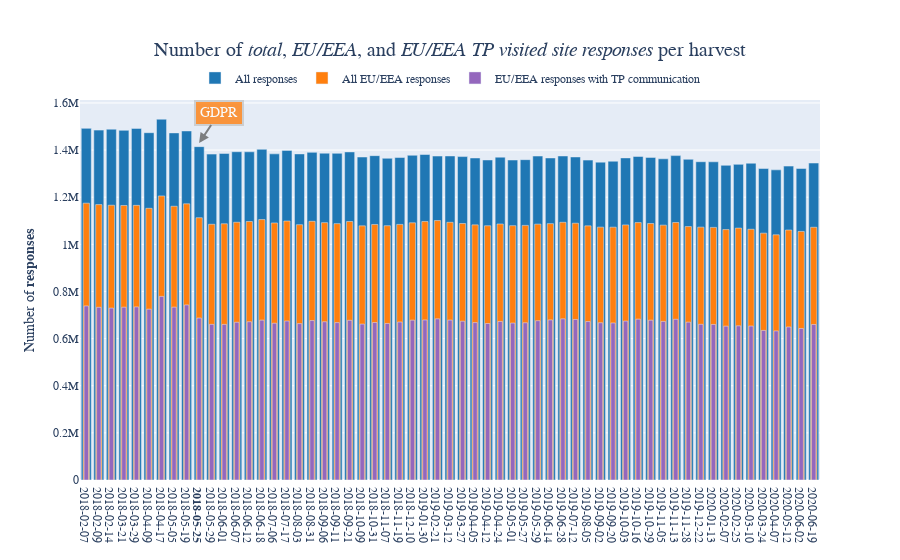

Notebook cell for this chart:
### Code cell
# Choose a color palette
colors = ['#1F77B4', '#FF7F0E', '#9467BD']
palette = cycle(colors)

# Initialie figure
fig = go.Figure()

# Add traces
fig.add_trace(
    go.Bar(name='All responses',
           x=df_dates['date'],
           y=df_res['total_res'],
           marker_color=next(palette)
          )
)

fig.add_trace(
    go.Bar(name='All EU/EEA responses',
           x=df_dates['date'],
           y=df_res['total_res_EU'],
           width=0.5,
           marker_color=next(palette)
          )
)

fig.add_trace(
    go.Bar(name='EU/EEA responses with TP communication',
           x=df_dates['date'],
           y=df_res['total_res_EU_FT_TP'],
           width=0.35,
           marker_color=next(palette)
          )
)

# Make x-axis categorical
fig.update_xaxes(type='category')

# Use date values from DF for x-axis 
fig.update_xaxes(tickvals=df_dates['date'])

# Set the mode
fig.update_layout(barmode='overlay')

# Set y-axis title
fig.update_yaxes(title_text="Number of <b>responses</b>")

# Add centered figure title, set the legent and font
fig.update_layout(
    title=
    {
       'text': "Number of <i>total</i>, <i>EU/EEA</i>, and <i>EU/EEA TP visited site responses</i> per harvest<br>",
       'y':0.9,
        'x':0.5,
        'xanchor': 'center',
        'yanchor': 'top',
        'font':dict(size=20)},
    font=dict(
        family="Courier New, monospace",
    ),
)

# Add annotation
fig.add_annotation(
        x=9,
        y=1430000,
        xref="x",
        yref="y",
        text="GDPR",
        showarrow=True,
        font=dict(
            family="Courier New, monospace",
            size=14,
            color="#ffffff"
            ),
        align="center",
        arrowhead=2,
        arrowsize=1,
        arrowwidth=2,
        arrowcolor="#636363",
        ax=20,
        ay=-30,
        bordercolor="#c7c7c7",
        borderwidth=2,
        borderpad=4,
        bgcolor="#ff7f0e",
        opacity=0.8
        )

# Change legend location
fig.update_layout(
    legend=dict(
        orientation="h",
        yanchor="bottom",
        y=1.02,
        xanchor="center",
        x=0.5
    ),
)

# Set plot size - Use when also exporting
#fig.update_layout(
#    autosize=False,
#    width=1100,
#    height=600,
#    )

# Plot 
iplot(fig)

### Figure 1 — Plotly figure (JSON) as saved in the notebook; plotly's stock layout.template omitted (floating-point values rounded to 4 significant figures)
{"data": [{"marker": {"color": "#1F77B4"}, "name": "All responses", "type": "bar", "x": ["2018-02-07", "2018-02-09", "2018-02-14", "2018-03-21", "2018-03-29", "2018-04-09", "2018-04-17", "2018-05-05", "2018-05-19", "<b>2018-05-25</b>", "2018-05-29", "2018-06-01", "2018-06-07", "2018-06-12", "2018-06-18", "2018-07-06", "2018-07-17", "2018-08-03", "2018-08-31", "2018-09-06", "2018-09-11", "2018-09-21", "2018-10-09", "2018-10-31", "2018-11-07", "2018-11-19", "2018-12-10", "2019-01-30", "2019-02-21", "2019-03-12", "2019-03-27", "2019-04-05", "2019-04-12", "2019-04-24", "2019-05-01", "2019-05-27", "2019-05-29", "2019-06-14", "2019-06-28", "2019-07-12", "2019-08-05", "2019-09-02", "2019-09-20", "2019-10-03", "2019-10-16", "2019-10-29", "2019-11-05", "2019-11-13", "2019-11-28", "2019-12-22", "2020-01-13", "2020-02-07", "2020-02-25", "2020-03-10", "2020-03-24", "2020-04-07", "2020-05-12", "2020-06-02", "2020-06-19"], "y": [1492074, 1484670, 1488655, 1483718, 1491943, 1473748, 1530985, 1472908, 1481142, 1414568, 1382878, 1385625, 1392984, 1392653, 1403177, 1383940, 1398628, 1383714, 1390329, 1386814, 1386215, 1392207, 1370576, 1376305, 1365131, 1368327, 1377895, 1381190, 1374651, 1375015, 1372343, 1366416, 1358048, 1369926, 1357834, 1359269, 1374662, 1366578, 1374978, 1370860, 1357426, 1348835, 1352740, 1366764, 1372900, 1368843, 1362963, 1376458, 1360876, 1350507, 1350213, 1335300, 1339404, 1344188, 1321651, 1316053, 1331963, 1321845, 1345069]}, {"marker": {"color": "#FF7F0E"}, "name": "All EU/EEA responses", "type": "bar", "width": 0.5, "x": ["2018-02-07", "2018-02-09", "2018-02-14", "2018-03-21", "2018-03-29", "2018-04-09", "2018-04-17", "2018-05-05", "2018-05-19", "<b>2018-05-25</b>", "2018-05-29", "2018-06-01", "2018-06-07", "2018-06-12", "2018-06-18", "2018-07-06", "2018-07-17", "2018-08-03", "2018-08-31", "2018-09-06", "2018-09-11", "2018-09-21", "2018-10-09", "2018-10-31", "2018-11-07", "2018-11-19", "2018-12-10", "2019-01-30", "2019-02-21", "2019-03-12", "2019-03-27", "2019-04-05", "2019-04-12", "2019-04-24", "2019-05-01", "2019-05-27", "2019-05-29", "2019-06-14", "2019-06-28", "2019-07-12", "2019-08-05", "2019-09-02", "2019-09-20", "2019-10-03", "2019-10-16", "2019-10-29", "2019-11-05", "2019-11-13", "2019-11-28", "2019-12-22", "2020-01-13", "2020-02-07", "2020-02-25", "2020-03-10", "2020-03-24", "2020-04-07", "2020-05-12", "2020-06-02", "2020-06-19"], "y": [1174656, 1168590, 1165955, 1164850, 1165377, 1152924, 1205310, 1161597, 1172013, 1112887, 1085096, 1087320, 1093668, 1096903, 1105101, 1090731, 1098903, 1083317, 1097597, 1092064, 1087873, 1096881, 1078443, 1084287, 1079028, 1084552, 1091351, 1096628, 1100949, 1093466, 1088416, 1082628, 1078814, 1086325, 1079211, 1080408, 1085747, 1087814, 1093470, 1089566, 1078354, 1072989, 1072816, 1082488, 1092217, 1088293, 1081434, 1092551, 1075358, 1073026, 1071854, 1062642, 1068857, 1063898, 1047366, 1040497, 1060691, 1054731, 1072392]}, {"marker": {"color": "#9467BD"}, "name": "EU/EEA responses with TP communication", "type": "bar", "width": 0.35, "x": ["2018-02-07", "2018-02-09", "2018-02-14", "2018-03-21", "2018-03-29", "2018-04-09", "2018-04-17", "2018-05-05", "2018-05-19", "<b>2018-05-25</b>", "2018-05-29", "2018-06-01", "2018-06-07", "2018-06-12", "2018-06-18", "2018-07-06", "2018-07-17", "2018-08-03", "2018-08-31", "2018-09-06", "2018-09-11", "2018-09-21", "2018-10-09", "2018-10-31", "2018-11-07", "2018-11-19", "2018-12-10", "2019-01-30", "2019-02-21", "2019-03-12", "2019-03-27", "2019-04-05", "2019-04-12", "2019-04-24", "2019-05-01", "2019-05-27", "2019-05-29", "2019-06-14", "2019-06-28", "2019-07-12", "2019-08-05", "2019-09-02", "2019-09-20", "2019-10-03", "2019-10-16", "2019-10-29", "2019-11-05", "2019-11-13", "2019-11-28", "2019-12-22", "2020-01-13", "2020-02-07", "2020-02-25", "2020-03-10", "2020-03-24", "2020-04-07", "2020-05-12", "2020-06-02", "2020-06-19"], "y": [738642, 732836, 729397, 733288, 734508, 724834, 779121, 733381, 742867, 687232, 660382, 660310, 669385, 671623, 678300, 665263, 674711, 663670, 676604, 671458, 667805, 677484, 661615, 668272, 664239, 670301, 678202, 679065, 683856, 678434, 673801, 667921, 664030, 672853, 666004, 667210, 676018, 679225, 683867, 681172, 672325, 667294, 666366, 674349, 682559, 678112, 673049, 681913, 669911, 660646, 660047, 652813, 654196, 653271, 634660, 632643, 649375, 642941, 659923]}], "layout": {"annotations": [{"align": "center", "arrowcolor": "#636363", "arrowhead": 2, "arrowsize": 1, "arrowwidth": 2, "ax": 20, "ay": -30, "bgcolor": "#ff7f0e", "bordercolor": "#c7c7c7", "borderpad": 4, "borderwidth": 2, "font": {"color": "#ffffff", "family": "Courier New, monospace", "size": 14}, "opacity": 0.8, "showarrow": true, "text": "GDPR", "x": 9, "xref": "x", "y": 1430000, "yref": "y"}], "barmode": "overlay", "font": {"family": "Courier New, monospace"}, "legend": {"orientation": "h", "x": 0.5, "xanchor": "center", "y": 1.02, "yanchor": "bottom"}, "title": {"font": {"size": 20}, "text": "Number of <i>total</i>, <i>EU/EEA</i>, and <i>EU/EEA TP visited site responses</i> per harvest<br>", "x": 0.5, "xanchor": "center", "y": 0.9, "yanchor": "top"}, "xaxis": {"tickvals": ["2018-02-07", "2018-02-09", "2018-02-14", "2018-03-21", "2018-03-29", "2018-04-09", "2018-04-17", "2018-05-05", "2018-05-19", "<b>2018-05-25</b>", "2018-05-29", "2018-06-01", "2018-06-07", "2018-06-12", "2018-06-18", "2018-07-06", "2018-07-17", "2018-08-03", "2018-08-31", "2018-09-06", "2018-09-11", "2018-09-21", "2018-10-09", "2018-10-31", "2018-11-07", "2018-11-19", "2018-12-10", "2019-01-30", "2019-02-21", "2019-03-12", "2019-03-27", "2019-04-05", "2019-04-12", "2019-04-24", "2019-05-01", "2019-05-27", "2019-05-29", "2019-06-14", "2019-06-28", "2019-07-12", "2019-08-05", "2019-09-02", "2019-09-20", "2019-10-03", "2019-10-16", "2019-10-29", "2019-11-05", "2019-11-13", "2019-11-28", "2019-12-22", "2020-01-13", "2020-02-07", "2020-02-25", "2020-03-10", "2020-03-24", "2020-04-07", "2020-05-12", "2020-06-02", "2020-06-19"], "type": "category"}, "yaxis": {"title": {"text": "Number of <b>responses</b>"}}}}
